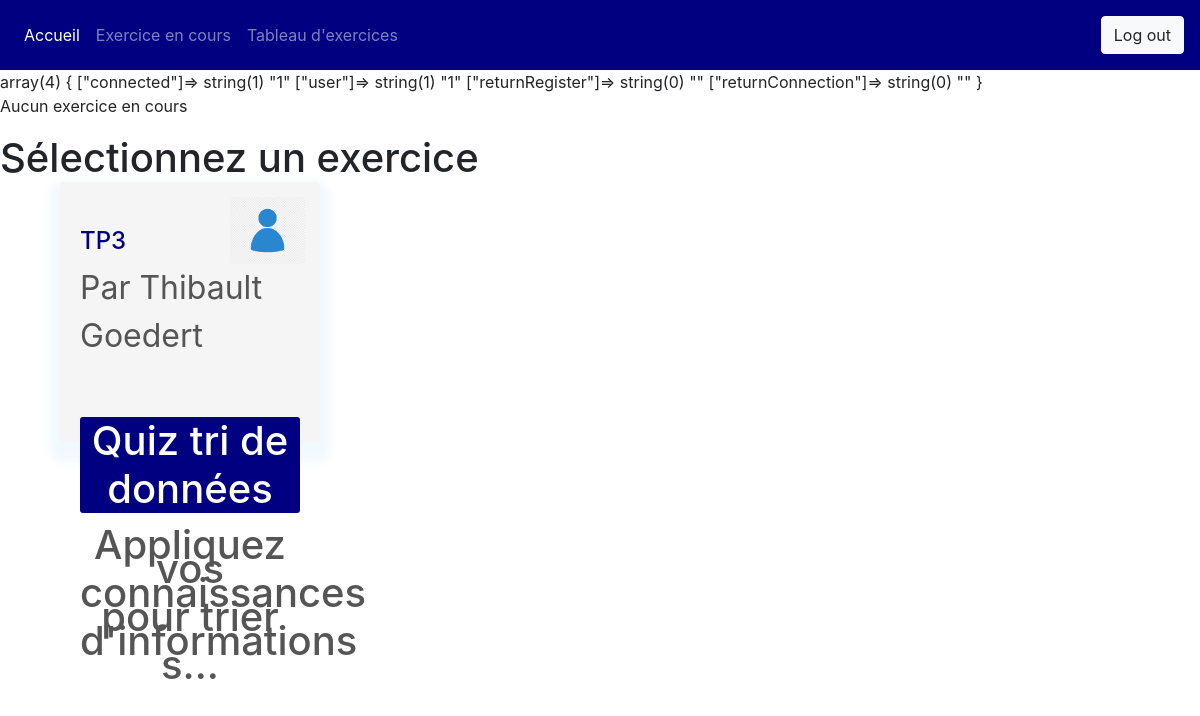
Page /index.php?page=exercice (signed in) on the committed database.
### tables this page shows
CREATE TABLE IF NOT EXISTS `tp` (
  `tp_id` int NOT NULL AUTO_INCREMENT,
  `tp_name` varchar(50) NOT NULL,
  `quiz_id` int NOT NULL,
  `equipe_id` int NOT NULL,
  PRIMARY KEY (`tp_id`),
  KEY `quiz_id` (`quiz_id`),
  KEY `equipe_id` (`equipe_id`)
);

CREATE TABLE IF NOT EXISTS `quiz` (
  `quiz_id` int NOT NULL,
  `quiz_name` varchar(50) DEFAULT NULL,
  `quiz_difficulty` varchar(50) DEFAULT NULL,
  `quiz_description` varchar(1000) DEFAULT NULL,
  `user_id` int NOT NULL,
  `quiz_database` varchar(50) NOT NULL,
  `quiz_img` varchar(50) NOT NULL,
  PRIMARY KEY (`quiz_id`),
  KEY `user_id` (`user_id`)
);

CREATE TABLE IF NOT EXISTS `users` (
  `user_id` int NOT NULL AUTO_INCREMENT,
  `user_adress` varchar(50) DEFAULT NULL,
  `user_last_name` varchar(50) NOT NULL,
  `user_first_name` varchar(50) NOT NULL,
  `user_password` varchar(50) DEFAULT NULL,
  `user_role` tinyint DEFAULT NULL,
  `user_score` int DEFAULT '0',
  `user_group` int NOT NULL DEFAULT '0',
  PRIMARY KEY (`user_id`)
);

### Controller/PDOFactory.php (called while the page is built)
<?php
	class BDD{
		private static $connexion;
			public static function get(){
			   if(!self::$connexion instanceof PDO){
			      self::$connexion = new PDO('mysql:host=localhost;dbname=db_project;charset=utf8', 'root', '');
			   }
			   return self::$connexion;
			}
	}

### View/exercice.php (the view)
<body>
	<?php
	if (isset($_GET["id"])){
		if($_SESSION["question"]==-1){
			$_SESSION["question"]=0;
			echo(checkFirstTime());
			if(checkFirstTime()==1){
				$userId=$_SESSION["user"];
			    $currentExerciceId=$_GET["id"];
			    $username=BDD::get()->query("SELECT `user_adress` FROM `users` WHERE `user_id`= $userId")->fetchAll();
			    $exoname=BDD::get()->query("SELECT `quiz_id` FROM `quiz` WHERE `quiz_id`= $currentExerciceId")->fetchAll();
			    $dbname=hash("MD5",$username[0]['user_adress']).$exoname[0]['quiz_id'];
			    $dbnameCorrec=$dbname."Correc";
				createBase($dbname);
				createBase($dbnameCorrec);
				$quizId=$_GET["id"];
				$quizname=BDD::get()->query("SELECT `quiz_database` FROM `quiz` WHERE `quiz_id`= $quizId")->fetchAll();
				echo("yes");
				var_dump($quizname);
				$filename=$quizname[0]["quiz_database"];
				importSqlFile($dbname,$filename);
    			importSqlFile($dbnameCorrec,$filename);
			}
		}elseif(isset($_POST["next"])){
			$_SESSION["question"]=$_SESSION["question"]+1;
		}elseif(isset($_POST["previous"]) and ($_SESSION["question"]>0)){
			$_SESSION["question"]=$_SESSION["question"]-1;
		}
		displayIntro();
		if (isset($_POST["reponse"])){
			include("Controller/correction.php");
				$userId=$_SESSION["user"];
			    $currentExerciceId=$_GET["id"];
			    $username=BDD::get()->query("SELECT `user_adress` FROM `users` WHERE `user_id`= $userId")->fetchAll();
			    $exoname=BDD::get()->query("SELECT `quiz_id` FROM `quiz` WHERE `quiz_id`= $currentExerciceId")->fetchAll();
			    $dbname=hash("MD5",$username[0]['user_adress']).$exoname[0]['quiz_id'];
			    $dbnameCorrec=$dbname."Correc";
			$getQuestionId=$_SESSION["question"];
			$questionId=BDD::get()->query("SELECT `question_id` FROM `question` WHERE `question_id`= $getQuestionId")->fetchAll();
			var_dump($questionId);
			$Id=$questionId[0][0];
			$resultat=dataBaseComparision($dbname,$dbnameCorrec,$_POST["reponse"],$_GET['id'],$Id);
			echo " Résultat: ".$resultat[0]." - Points:".$resultat[1]." - Valide: ".$resultat[2];
			writeUserAnswer($_POST["reponse"],$resultat[0],(int)$Id,(int)$userId,(int)$resultat[1], (int)$resultat[2], (int)$_GET['id']);
			?>
			<form action="index.php?page=exercice&id=<?php echo($_GET["id"]);?>" method="POST">
				<button name="previous">Question précédente</button>
			</form>
			<form action="index.php?page=exercice&id=<?php echo($_GET["id"]);?>" method="POST">
				<button name="next">Question suivante</button>
			</form>
	<?php
		}else{
			$quiz=$_GET['id'];
			$limit=BDD::get()->query("SELECT COUNT(*) FROM `question` WHERE `quiz_id`= $quiz")->fetchAll();
			if($_SESSION['question']<=((int)$limit)){
				$quiz=$_GET['id'];
				$user=$_SESSION['user'];
				$getQuestionId=$_SESSION["question"];
				$questionId=BDD::get()->query("SELECT `question_id` FROM `question` WHERE `question_id`= $getQuestionId")->fetchAll();
				$question=$questionId[0][0];
				displayQuestion();
				displayQuestionHistory1($user, $question, $quiz);
			}else{
				$userId=$_SESSION["user"];
			    $currentExerciceId=$_GET["id"];
			    $username=BDD::get()->query("SELECT `user_adress` FROM `users` WHERE `user_id`= $userId")->fetchAll();
			    $exoname=BDD::get()->query("SELECT `quiz_id` FROM `quiz` WHERE `quiz_id`= $currentExerciceId")->fetchAll();
			    $dbname=hash("MD5",$username[0]['user_adress']).$exoname[0]['quiz_id'];
			    $dbnameCorrec=$dbname."Correc";
			?>
				<h1>Vous avez fini l'exercice</h1>
				<p>Consultez vos résultats sur le tableau de bord</p>
				<form action="index.php?page=exercice&id=<?php echo($_GET["id"]);?>" method="POST">
					<button name="previous">Question précédente</button>
				</form>
				<form action="index.php?page=main&dbname=<?php echo($dbname);?>&dbnameCorrec=<?php echo($dbnameCorrec);?>" method="POST">
					<button name="redirectMain">Quitter l'exercice</button>
				</form>
			<?php
			}
		}
	}else{
	?>
	<p>Aucun exercice en cours</p>
	<?php
		$userId1 = $_SESSION['user'];
        $tpNames=BDD::get()->query("SELECT tp_name FROM tp WHERE equipe_id IN (SELECT equipe_id FROM groupe WHERE groupe_id IN (SELECT groupe_id FROM part_of WHERE user_id=$userId1))")->fetchAll();
        $exerciseInfos=BDD::get()->query("SELECT quiz_id, quiz_name,quiz_difficulty, quiz_description, user_id FROM quiz WHERE quiz_id IN (SELECT quiz_id FROM tp WHERE equipe_id IN (SELECT equipe_id FROM groupe WHERE groupe_id IN (SELECT groupe_id FROM part_of WHERE user_id=$userId1)))")->fetchAll();
    ?>
    <h1>Sélectionnez un exercice</>
    <div class="quiz-row">
        <?php
            $index=0;
            foreach ($exerciseInfos as $infos) {
                ?>
                <a href="index.php?page=exercice&id=<?php echo($infos["quiz_id"]); ?>">
                <div class="quiz-box">
                    <?php
                    $id=(int)$exerciseInfos[$index]['user_id'];
                    $quizCreator=BDD::get()->query("SELECT `user_id`,`user_last_name`,`user_first_name` FROM `users` WHERE `user_id`=$id")->fetchAll();
                    ?>
                    <h4><?php echo $tpNames[$index]['tp_name']; ?></h4>
                    <small><?php echo "Par ".$quizCreator[0]['user_first_name']." ".$quizCreator[0]['user_last_name'];?></small>
                    <img src="View/Img/avatar.png">
                    <div class="title-quiz-box">
                        <p1><?php echo $exerciseInfos[$index]['quiz_name']; ?></p1>
                    </div>
                    <p><?php echo substr($exerciseInfos[$index]['quiz_description'], 0, 55)."..."; ?></p>
                </div>
                </a>
                <?php
                $index+=1;
            }
         ?>
    </div>
    <?php
	}
	?>
</body>

### View/style.css (style rules this page uses)
.quiz-box { width: 260px; height: 260px; background: #F5F5F5; border-radius: 4px; margin-bottom: 30px; box-shadow: 0 10px 10px 10px rgba(115, 193, 255, 0.1); padding: 20px; position: relative; transition: .5s; }
.quiz-box img { width:75px; position: absolute; top: 15px; right: 15px; border-radius: 4px; transition: .5s; }
.quiz-box h4 { margin-top: 25px; margin-bottom: 5px; color:#000080; }
small { color:#555; }
.title-quiz-box { background: #000080; margin: 60px auto 20px; text-align: center; border-radius: 3px; color: #fff; }
.quiz-box p { text-align: center; line-height: 24px; color: #555; }
.quiz-row { display: flex; justify-content: space-between; flex-wrap: wrap; width: 90%; margin: 0px auto 100px; }

### rows in the picture
quiz: user.user_first_name "Thibault", user.user_last_name "Goedert", quiz_name "Quiz tri de données", quiz_description "Appliquez vos connaissances pour trier d'informations s"
tp: tp_name "TP3"
